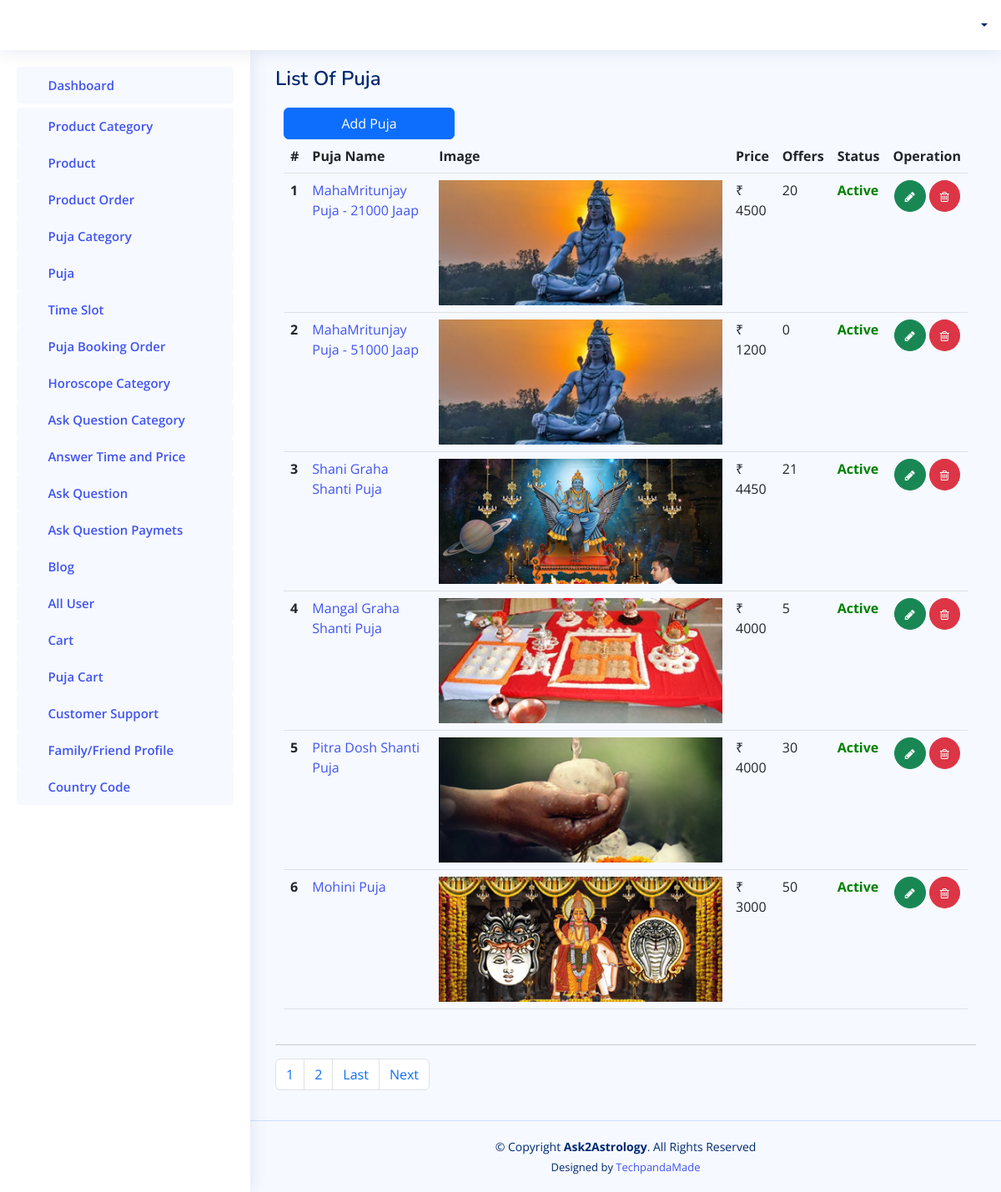
The page /admin-panel/getpuja/ on the database its author committed.
### adminapp/models.py (models this page shows, shortened)
class Pooja(models.Model):
    name = models.CharField(max_length=200, null=True)
    pojapicture = models.ImageField(upload_to=filepath4, blank=True, null=True)
    discription = models.CharField(max_length=250, null=True)
    needofpuja = models.CharField(max_length=450, null=True)
    advantages = models.CharField(max_length=500, null=True)
    pujasamagri = models.CharField(max_length=400, null=True)
    category = models.ForeignKey(CategoryOfPooja, on_delete=models.CASCADE)
    pujaslot = models.ForeignKey(PoojaSlot, on_delete=models.CASCADE, null=True)
    dateofpuja = models.CharField(max_length=12, null=True,default=tomorrow)
    price = models.CharField(max_length=200, null=True)
    offers = models.CharField(max_length=200, default=0)
    offerprice = models.CharField(max_length=200, default=0)
    faq = models.TextField(null=True)
    active_status = models.BooleanField(default=True)

### adminapp/views.py (the view)
# urls.py: path('getpuja/',views.GetAllPuja),
def GetAllPuja(request):
    pooja = Pooja.objects.all().order_by('-id')
    paginator = Paginator(pooja, 6)
    page_number = request.GET.get('page')
    all_lead = paginator.get_page(page_number)
    totalpage = all_lead.paginator.num_pages
    context = {
        'all_lead':all_lead,
        'lastpage':totalpage,
        'totalPagelist':[n+1 for n in range(totalpage)],
        'pujalst':pooja
    }
    return render(request, "admintemp/pujalist.html", context)

### templates/admintemp/pujalist.html (shortened to what this page needs)
{% extends 'admintemp/index.html' %}
{% load static %}
  {% block content %}
  <main id="main" class="main">
   <div class="pagetitle">
      <h1>List Of Puja</h1>
    </div>
    <section class="section">
      <div class="row">
        <div class="col-lg-12">
          <div class="">
            <div class="card-body" style="padding:10px;">
              <a href="/admin-panel/addpuja/"><button type="submit" class="btn btn-primary col-md-3">Add Puja</button></a>
              <table class="table">
                <thead>
                  <tr>
                    <th scope="col">#</th>
                    <th scope="col">Puja Name</th>
                    <th scope="col">Image</th>
                    <th scope="col">Price</th>
                    <th scope="col">Offers</th>
                    <th scope="col">Status</th>
                    <th scope="col">Operation</th>
                  </tr>
                </thead>
                <tbody>
                  {% for ky in all_lead %}
                  <tr>
                    <th scope="row">{{forloop.counter}}</th>
                    <td width="200px"><a href="{% url 'view_pujadetail' id=ky.id %}">{{ ky.name }}</a></td>
                    <td width="200px"><img src="/media/{{ ky.pojapicture }}" alt="dewf"  height="150px"></td>
                    <td>₹ {{ ky.price }}</td>
                    <td>{{ ky.offers }}</td>
                    <td>
                        {% if ky.active_status == True %}
                        <span style="color:green;font-weight:bold;">Active</a>
                        {% elif ky.active_status == False %}
                        <span style="color:red;font-weight:bold;">Inactive</a>
                        {% endif %}
                        </td>
                    <td style="text-align: center;"><a class="btn btn-success" style="border-radius:50%;" href="{% url 'update_poja' id=ky.id %}"> <i class="fa fa-pencil" style="font-size: 14px;"> </i> </a>
                      <label for="confirmation-checkbox"><span class="btn btn-danger" style="border-radius:50%;" ><i class="fa fa-trash-o" style="font-size: 14px;"></i></span></label>
                    </td>
                    </tr>
                  {% endfor %}
                </tbody>
              </table>
            </div>
          </div>
           <hr>
                <nav aria-label="Page navigation example">
                    <ul class="pagination">
                    {% for n in totalPagelist %}
                      <li class="page-item">
                        <a class="page-link" href="/admin-panel/getpuja/?page={{n}}">{{n}}</a>
                    </li>
                    {% endfor %}
                    {% if all_lead.has_next %}
                    <li class="page-item">
                        <a class="page-link" href="/admin-panel/getpuja/?page={{ lastpage }}">Last</a>
                    </li>
                      <li class="page-item">
                        <a class="page-link" href="/admin-panel/getpuja/?page={{ all_lead.next_page_number }}">Next</a>
                    </li>
                    {% endif %}
                    </ul>
                  </nav>
      </div>
    </section>
  </main>
  {% endblock content %}

### static/assets2/css/style.css (style rules this page uses)
:root { scroll-behavior: smooth; }
body { font-family: "Open Sans", sans-serif; background: #f6f9ff; color: #444444; }
a { color: #4154f1; text-decoration: none; }
h1, h2, h3, h4, h5, h6 { font-family: "Nunito", sans-serif; }
#main { margin-top: 60px; padding: 20px 30px; transition: all 0.3s; }
.pagetitle { margin-bottom: 10px; }
.pagetitle h1 { font-size: 24px; margin-bottom: 0; font-weight: 600; color: #012970; }
.card-body { padding: 0 20px 20px 2 0px; }
@media (min-width: 1200px) { #main, #footer { margin-left: 300px; } }

### rows shown on the page
Pooja: name "MahaMritunjay Puja - 21000 Jaap", pojapicture (picture), price "4500", offers "20", active_status "Active"
Pooja: name "MahaMritunjay Puja - 51000 Jaap", pojapicture (picture), price "1200", offers "0", active_status "Active"
Pooja: name "Shani Graha Shanti Puja", pojapicture (picture), price "4450", offers "21", active_status "Active"
Pooja: name "Mangal Graha Shanti Puja", pojapicture (picture), price "4000", offers "5", active_status "Active"
Pooja: name "Pitra Dosh Shanti Puja", pojapicture (picture), price "4000", offers "30", active_status "Active"
Pooja: name "Mohini Puja", pojapicture (picture), price "3000", offers "50", active_status "Active"

### other values the page prints
{{ n }} "1" "2"
